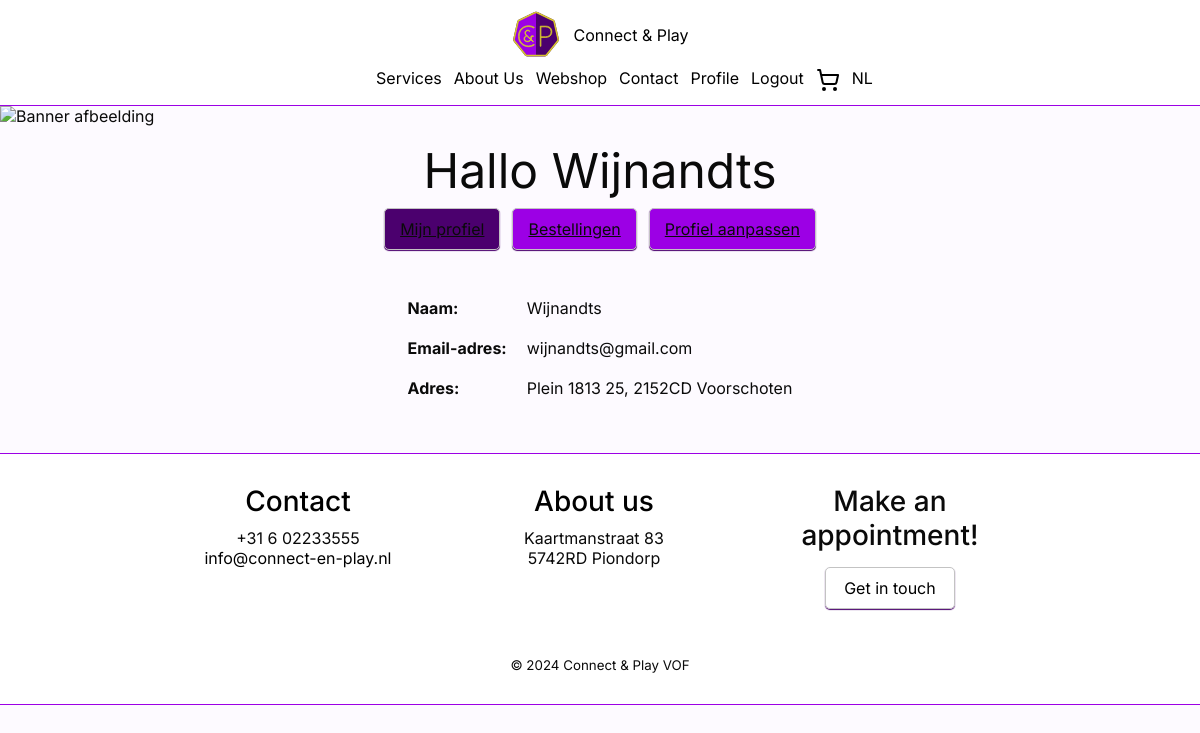
The page /profiel.php?lang=en (signed in) on the database its author committed.
### tables this page shows
CREATE TABLE `user` (
  `user_id` int(11) NOT NULL,
  `postal_code` varchar(6) DEFAULT NULL,
  `house_number` varchar(6) DEFAULT NULL,
  `email` varchar(320) NOT NULL,
  `name` varchar(150) NOT NULL,
  `role` varchar(15) NOT NULL,
  `password` varchar(120) NOT NULL
);

CREATE TABLE `address` (
  `postal_code` varchar(6) NOT NULL,
  `house_number` varchar(6) NOT NULL,
  `street_name` varchar(80) NOT NULL,
  `city` varchar(70) NOT NULL
);

### php/Shared/Database.php (called while the page is built, shortened)
<?php
class Database
{
    private static ?PDO $connection = null;
    public static function connect(
        string $servername = "mariadb",
        string $username = "root",
        string $password = "",
        string $name = "webshop"
    ): PDO {
        if (self::$connection === null) {
            self::$connection = new PDO("mysql:host={$servername};dbname={$name};charset=utf8mb4", $username, $password);
            self::$connection->setAttribute(PDO::ATTR_ERRMODE, PDO::ERRMODE_EXCEPTION);
            self::$connection->setAttribute(PDO::ATTR_DEFAULT_FETCH_MODE, PDO::FETCH_ASSOC);
        }
        return self::$connection;
    }
}

### php/Profile/DataAccess/UserRepository.php (called while the page is built, shortened)
<?php
require_once '/var/www/php/Profile/Domain/User.php';
require_once '/var/www/php/Shared/Database.php';
class UserRepository
{
    private PDO $db;
    public function __construct()
    {
        try {
            $this->db = Database::connect();
        } catch (PDOException $e) {
            echo "Fout bij het verbinden met de database: " . $e->getMessage();
            exit;
        }
    }
    public function getUser($emailOrId): ?User
    {
        $sql = $this->db->prepare("CALL get_user(:id, :email);");
        $sql->execute([
            ':id' => (int)$emailOrId,
            ':email' => $emailOrId,
        ]);
        $user = $sql->fetch();
        $sql = $this->db->prepare("CALL get_address(:postal_code, :house_number);");
        $sql->execute([
            ':postal_code' => $user['postal_code'],
            ':house_number' => $user['house_number'],
        ]);
        $address = $sql->fetch();
        return new User(
            $user['user_id'],
            $user['email'],
            $user['name'],
            $user['password'],
            UserRole::from($user['role']),
            $address ? [
                new Address(
                    $address['postal_code'] ?? '',
                    $address['house_number'] ?? '',
                    $address['street_name'] ?? '',
                    $address['city'] ?? '',
                )
            ] : []
        );
    }
}

### php/Profile/Domain/User.php (called while the page is built, shortened)
<?php
require_once 'Address.php';
class User
{
    public function getEmail(): string
    {
        return $this->email;
    }
    public function getName(): string
    {
        return $this->name;
    }
    public function getAddresses(): array
    {
        return $this->addresses;
    }
}

### php/Profile/Domain/Address.php (called while the page is built, shortened)
<?php
class Address
{
    public function getPostalCode(): string
    {
        return $this->postalCode;
    }
    public function getHouseNumber(): string
    {
        return $this->houseNumber;
    }
    public function getStreetName(): string
    {
        return $this->streetName;
    }
    public function getCity(): string
    {
        return $this->city;
    }
}

### public/profiel.php (the view)
<?php require_once '/var/www/php/Shared/header.php'; ?>
<img class="banner-img" src="images/bannerImg.jpg" alt="Banner afbeelding" />
<?php
if (isset($user)): ?>
    <section id="profile-container" class="flex justify-center py-15">
        <div class="col-12 flex align-center flex-col">
            <h1 class="heading text-center">Hallo <?= explode(' ', trim($user->getName()))[0] ?></h1>
            <div class="flex flex-row align-center">
                <a href="/profiel.php" class="button active">Mijn profiel</a>
                <a href="/profiel/bestellingen.php" class="button">Bestellingen</a>
                <a href="/profiel/aanpassen.php" class="button">Profiel aanpassen</a>
            </div>
            <div class="col-6 flex justify-center">
                <div class="col-12 flex p-30">
                    <div class="flex col-12 justify-center">
                        <table style="border-collapse: collapse;">
                            <tr>
                                <td class="p-10"><strong>Naam:</strong></td>
                                <td class="p-10"><?= $user->getName() ?></td>
                            </tr>
                            <tr>
                                <td class="p-10"><strong>Email-adres:</strong></td>
                                <td class="p-10"><?= $user->getEmail() ?></td>
                            </tr>
                            <tr>
                                <td class="p-10"><strong>Adres:</strong></td>
                                <td class="p-10">
                                    <?php if (empty($user->getAddresses())): ?>
                                        Geen adressen gevonden.
                                    <?php else: ?>
                                        <?php foreach ($user->getAddresses() as $address): ?>
                                            <?= $address->getStreetName() . ' ' . $address->getHouseNumber() . ', ' . $address->getPostalCode() . ' ' . $address->getCity() ?>
                                        <?php endforeach; ?>
                                    <?php endif; ?>
                                </td>
                            </tr>
                        </table>
                    </div>
                </div>
            </div>
        </div>
    </section>
<?php endif; ?>
<?php require_once '/var/www/php/Shared/footer.php'; ?>

### public/css/style.css (style rules this page uses)
:root { --foreground: #0a0a0a; --background: #fdfaff; --primary: #4b006e; --accent: #9c00e5; --highlight: #d6c52e; --box-1: #cdcdcd; --box-2: #b5b5b5; --footer-header: #000; --header-z-index: 10; }
* { margin: 0; padding: 0; box-sizing: border-box; }
body { font-family: "Inter", "Verdana", sans-serif; background-color: var(--background); color: var(--foreground); }
.banner-img { object-fit: cover; width: 100%; height: 200px; margin: 0; padding: 0; }
.input, .button { width: 100%; padding: 10px 0; border: 1px solid #c3c3c3; border-radius: 5px; box-shadow: 0 1px 1px var(--primary); resize: none; }
#profile-container { background-color: var(--background); }
#profile-container .button, #checkout-container .button { width: auto; background-color: var(--accent); color: var(--foreground); padding: 10px 15px; }
#profile-container .button.active { background-color: var(--primary); }

### public/css/grid.css (style rules this page uses)
@media only screen and (min-width: 768px) { .col-6 { width: calc(50% - 1vw); } }
@media only screen and (min-width: 768px) { .col-12 { width: 100%; } }

### public/css/spacing.css (style rules this page uses)
.p-10 { padding: 10px; }
.p-30 { padding: 30px; }
.py-15 { padding-top: 15px; padding-bottom: 15px; }

### public/css/flex.css (style rules this page uses)
.flex { display: flex; flex-wrap: wrap; column-gap: 1vw; row-gap: 1vh; }
.flex-col { flex-direction: column; }
.flex-row { flex-direction: row; }
.justify-center { justify-content: center; }
.align-center { align-items: center; }

### public/css/text.css (style rules this page uses)
.text-center { text-align: center; }
h1 { font-size: 2.5rem; font-weight: 700; }
a { font-size: 1rem; }
.heading { font-size: 3rem; font-weight: 400; }

### rows shown on the page
user: name "Wijnandts", email "wijnandts@gmail.com"
address: street_name "Plein 1813", house_number "25", postal_code "2152CD", city "Voorschoten"

### other values the page prints
__('nav.services') "Services"
__('nav.about') "About Us"
__('nav.webshop') "Webshop"
__('nav.contact') "Contact"
__('nav.profile') "Profile"
__('nav.logout') "Logout"
__('footer.contact') "Contact"
__('footer.about') "About us"
__('footer.appointment.title') "Make an appointment!"
__('footer.appointment.cta') "Get in touch"
